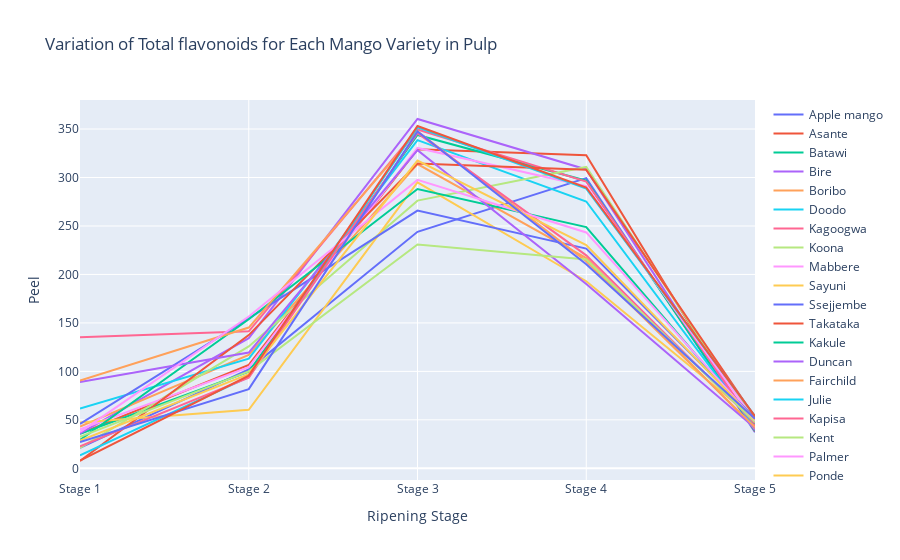

The code cell stored with this chart in its notebook:
### Code cell
# Create traces for each mango variety
traces = []
for variety in data['Mango variety'].unique():
    subset = data[data['Mango variety'] == variety]
    trace = go.Scatter(x=subset['Ripening stage'], y=subset['Pulp'], mode='lines', name=variety)
    traces.append(trace)

# Create layout
layout = go.Layout(title='Variation of Total flavonoids for Each Mango Variety in Pulp',
                   xaxis=dict(title='Ripening Stage'),
                   yaxis=dict(title='Peel', tick0=0, dtick=50))

# Create figure
fig = go.Figure(data=traces, layout=layout)

# Plot figure
pio.show(fig)

### Figure 1 — Plotly figure (JSON) as saved in the notebook; plotly's stock layout.template omitted (floating-point values rounded to 4 significant figures)
{"data": [{"mode": "lines", "name": "Apple mango", "type": "scatter", "x": ["Stage 1", "Stage 2", "Stage 3", "Stage 4", "Stage 5"], "y": [21.08, 102.1, 244.0, 299.4, 37.2]}, {"mode": "lines", "name": "Asante", "type": "scatter", "x": ["Stage 1", "Stage 2", "Stage 3", "Stage 4", "Stage 5"], "y": [35.78, 106.8, 329.1, 322.9, 38.32]}, {"mode": "lines", "name": "Batawi", "type": "scatter", "x": ["Stage 1", "Stage 2", "Stage 3", "Stage 4", "Stage 5"], "y": [35.65, 99.59, 343.9, 296.7, 38.87]}, {"mode": "lines", "name": "Bire", "type": "scatter", "x": ["Stage 1", "Stage 2", "Stage 3", "Stage 4", "Stage 5"], "y": [35.91, 134.2, 360.4, 308.3, 39.43]}, {"mode": "lines", "name": "Boribo", "type": "scatter", "x": ["Stage 1", "Stage 2", "Stage 3", "Stage 4", "Stage 5"], "y": [43.04, 117.0, 313.8, 216.9, 41.1]}, {"mode": "lines", "name": "Doodo", "type": "scatter", "x": ["Stage 1", "Stage 2", "Stage 3", "Stage 4", "Stage 5"], "y": [61.58, 113.1, 338.6, 275.2, 42.76]}, {"mode": "lines", "name": "Kagoogwa", "type": "scatter", "x": ["Stage 1", "Stage 2", "Stage 3", "Stage 4", "Stage 5"], "y": [135.2, 141.3, 349.6, 295.7, 43.88]}, {"mode": "lines", "name": "Koona", "type": "scatter", "x": ["Stage 1", "Stage 2", "Stage 3", "Stage 4", "Stage 5"], "y": [21.14, 125.7, 276.1, 310.9, 48.33]}, {"mode": "lines", "name": "Mabbere", "type": "scatter", "x": ["Stage 1", "Stage 2", "Stage 3", "Stage 4", "Stage 5"], "y": [40.11, 104.4, 330.5, 291.0, 48.88]}, {"mode": "lines", "name": "Sayuni", "type": "scatter", "x": ["Stage 1", "Stage 2", "Stage 3", "Stage 4", "Stage 5"], "y": [47.28, 60.37, 294.9, 193.0, 50.55]}, {"mode": "lines", "name": "Ssejjembe", "type": "scatter", "x": ["Stage 1", "Stage 2", "Stage 3", "Stage 4", "Stage 5"], "y": [45.79, 154.7, 265.9, 226.7, 51.66]}, {"mode": "lines", "name": "Takataka", "type": "scatter", "x": ["Stage 1", "Stage 2", "Stage 3", "Stage 4", "Stage 5"], "y": [7.54, 137.4, 314.5, 307.9, 52.77]}, {"mode": "lines", "name": "Kakule", "type": "scatter", "x": ["Stage 1", "Stage 2", "Stage 3", "Stage 4", "Stage 5"], "y": [29.17, 153.7, 288.1, 248.8, 46.1]}, {"mode": "lines", "name": "Duncan", "type": "scatter", "x": ["Stage 1", "Stage 2", "Stage 3", "Stage 4", "Stage 5"], "y": [88.9, 119.5, 328.2, 190.2, 41.65]}, {"mode": "lines", "name": "Fairchild", "type": "scatter", "x": ["Stage 1", "Stage 2", "Stage 3", "Stage 4", "Stage 5"], "y": [90.43, 145.2, 347.7, 213.7, 42.21]}, {"mode": "lines", "name": "Julie", "type": "scatter", "x": ["Stage 1", "Stage 2", "Stage 3", "Stage 4", "Stage 5"], "y": [13.31, 94.18, 351.7, 288.6, 53.89]}, {"mode": "lines", "name": "Kapisa", "type": "scatter", "x": ["Stage 1", "Stage 2", "Stage 3", "Stage 4", "Stage 5"], "y": [22.56, 93.49, 345.7, 219.7, 46.66]}, {"mode": "lines", "name": "Kent", "type": "scatter", "x": ["Stage 1", "Stage 2", "Stage 3", "Stage 4", "Stage 5"], "y": [32.57, 100.1, 230.9, 215.3, 47.77]}, {"mode": "lines", "name": "Palmer", "type": "scatter", "x": ["Stage 1", "Stage 2", "Stage 3", "Stage 4", "Stage 5"], "y": [37.39, 156.5, 297.5, 243.3, 49.44]}, {"mode": "lines", "name": "Ponde", "type": "scatter", "x": ["Stage 1", "Stage 2", "Stage 3", "Stage 4", "Stage 5"], "y": [28.68, 97.19, 317.5, 230.3, 49.99]}, {"mode": "lines", "name": "Seena", "type": "scatter", "x": ["Stage 1", "Stage 2", "Stage 3", "Stage 4", "Stage 5"], "y": [27.05, 81.69, 347.6, 210.5, 51.11]}, {"mode": "lines", "name": "Tommy atkin", "type": "scatter", "x": ["Stage 1", "Stage 2", "Stage 3", "Stage 4", "Stage 5"], "y": [7.85, 95.57, 353.1, 289.7, 53.89]}], "layout": {"autosize": true, "title": {"text": "Variation of Total flavonoids for Each Mango Variety in Pulp"}, "xaxis": {"autorange": true, "range": [0, 4], "title": {"text": "Ripening Stage"}, "type": "category"}, "yaxis": {"autorange": true, "dtick": 50, "range": [-12.06, 380.0], "tick0": 0, "title": {"text": "Peel"}, "type": "linear"}}}
